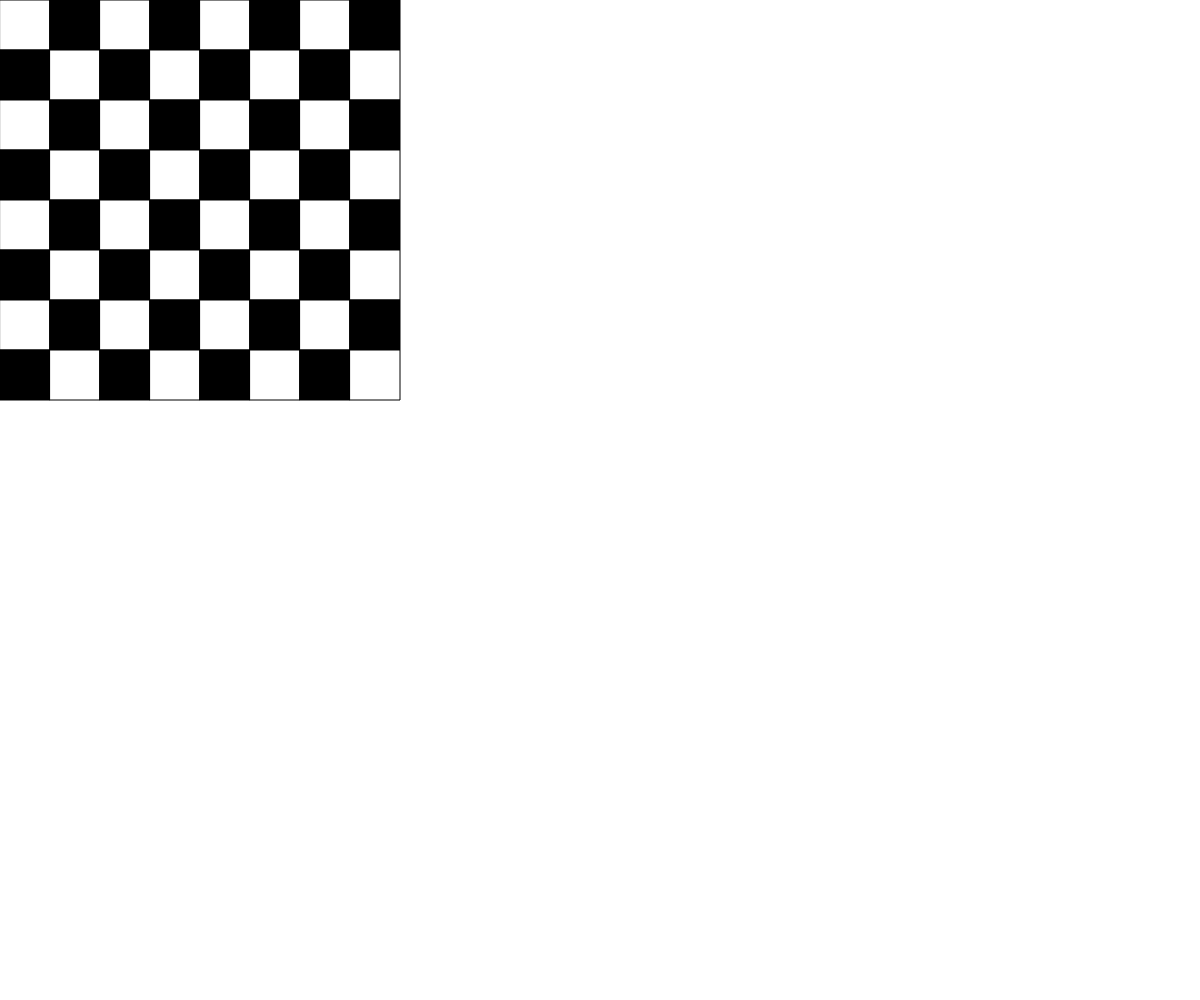
Frame 1 (no input)
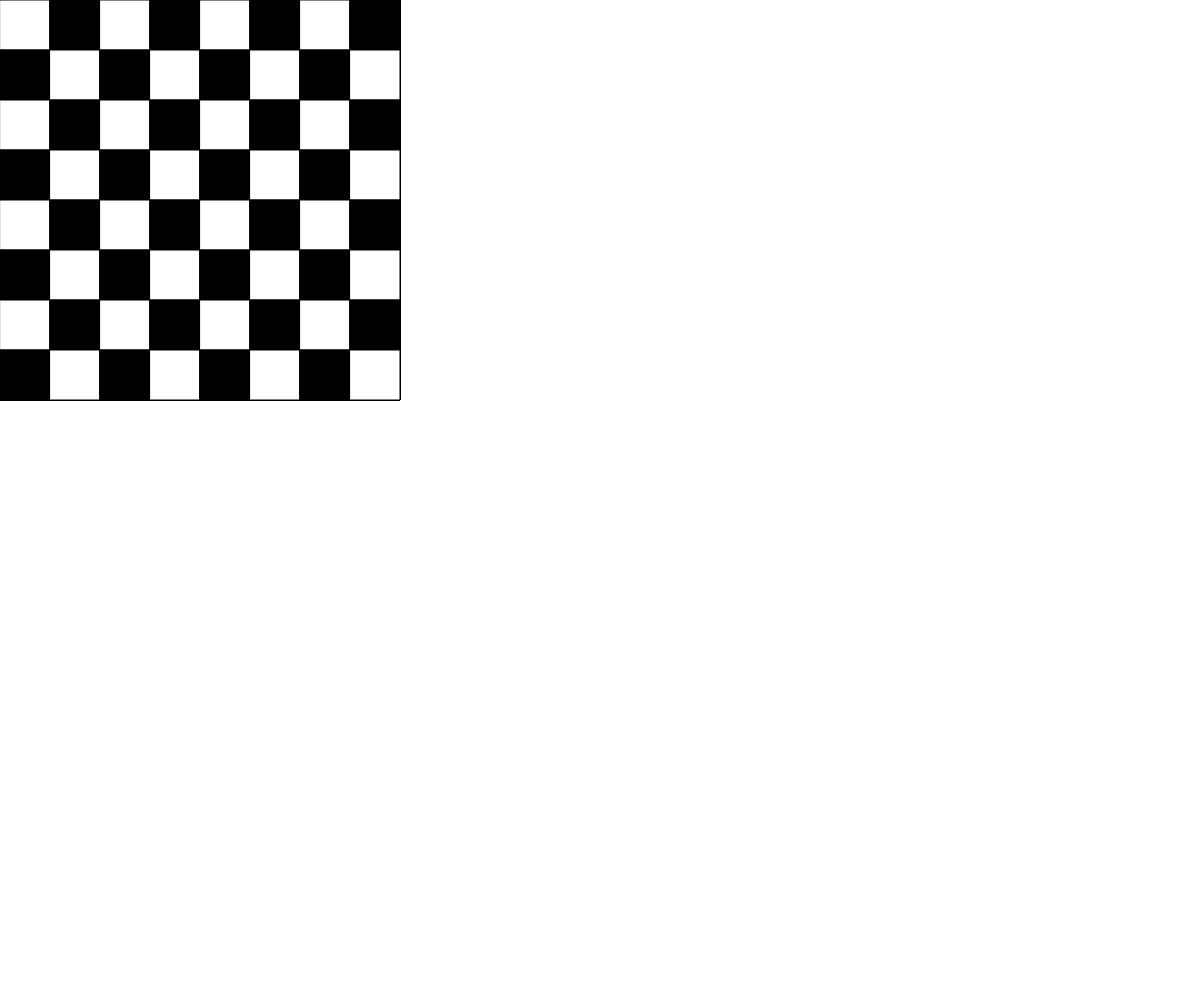
Frame 60 (no input)
Frame 120 (the mouse pressed at the canvas centre since frame 60): identical to frame 60, image omitted

The p5.js sketch that drew these frames (run headless with seeded random() and noise() and a simulated clock; from frame 60 on, the mouse is pressed at the canvas centre):

// p5.js sketch
// ── sketch.js
// Project Title
// Your Name
// Date
//
// Extra for Experts:
// - describe what you did to take this project "above and beyond"

let color = true;

function setup() {
  createCanvas(windowWidth, windowHeight);
  background(255);
}

function draw() {
  for (let i = 0; i < 400; i += 50) {
    for (let j = 0; j < 400; j += 50) {
      if (color === true) {
        fill("white");
      }
      else {
        fill("black");
      }
      color = !color;
      rect(i, j, 50, 50);
    }
    color = !color;
  }
}
